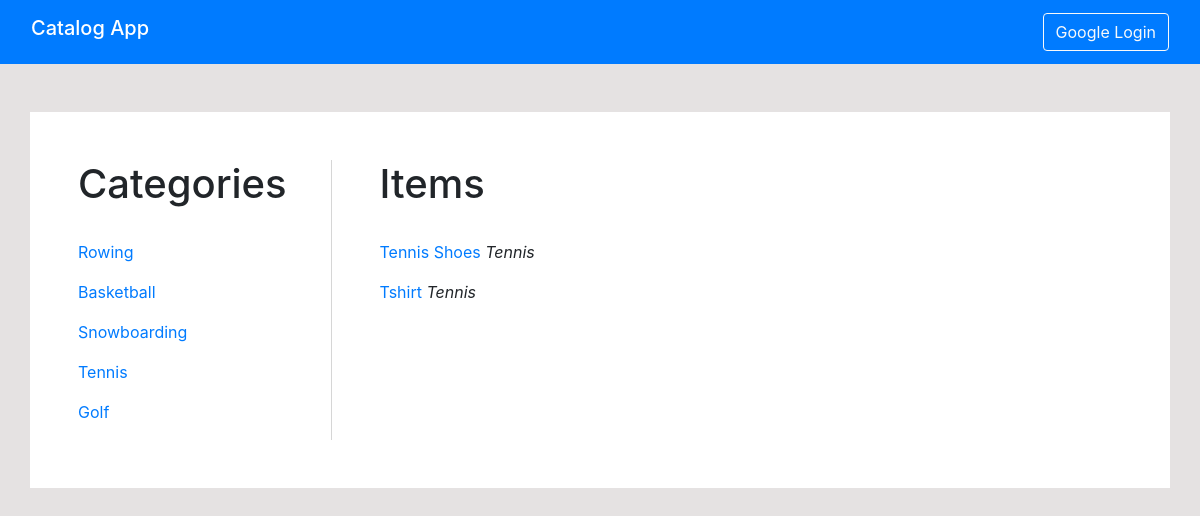
/catalog/4/items/, run on the app's committed database.
### app/models.py (models this page shows, shortened)
class Category(db.Model):
    id = db.Column(db.Integer, primary_key=True)
    title = db.Column(db.String(64), index=True, unique=True)
    items = db.relationship('Item', backref='category', lazy='dynamic')

class Item(db.Model):
    id = db.Column(db.Integer, primary_key=True)
    title = db.Column(db.String(64), index=True, unique=True)
    description = db.Column(db.String(140))
    category_id = db.Column(db.Integer(), db.ForeignKey('category.id'))
    user_id = db.Column(db.String(64))

### app/routes.py (the view)
@app.route('/catalog/<category_id>/items/')
def category(category_id):
    categories = Category.query.all()
    category = Category.query.get(category_id)
    items = Item.query.filter_by(category=category)
    return render_template('category.html', title='Catalog App',
                           categories=categories, items=items)

### app/templates/category.html
{% extends "base.html" %}
{% block content %}
        <div class="row">
            <div class="col-md-3" style="border-right: 1px solid #D6D6D6;">
                <h1>Categories</h1>
                <br>
                {% for category in categories %}
                <div>
                    <p>
                        <a href="{{url_for('category', category_id = category.id)}}">
                            {{category.title}}
                        </a>
                    </p>
                </div>
                {% endfor %}
            </div>
            <div class="col-md-9  pl-5">
                <h1>Items</h1>
                <br>
                {% for item in items %}
                <div>
                    <p>
                        <a href="{{ url_for('item', category_id = item.category.id, item_id = item.id)}}">
                            {{item.title}}
                        </a>
                        <span class="font-italic">
                        {{item.category.title}}
                        </span>
                    </p>
                </div>
                {% endfor %}
            </div>
        </div>
{% endblock %}

### data on the page
Category: title "Rowing"
Category: title "Basketball"
Category: title "Snowboarding"
Category: title "Tennis"
Category: title "Golf"
Item: title "Tennis Shoes", category "Tennis"
Item: title "Tshirt", category "Tennis"
